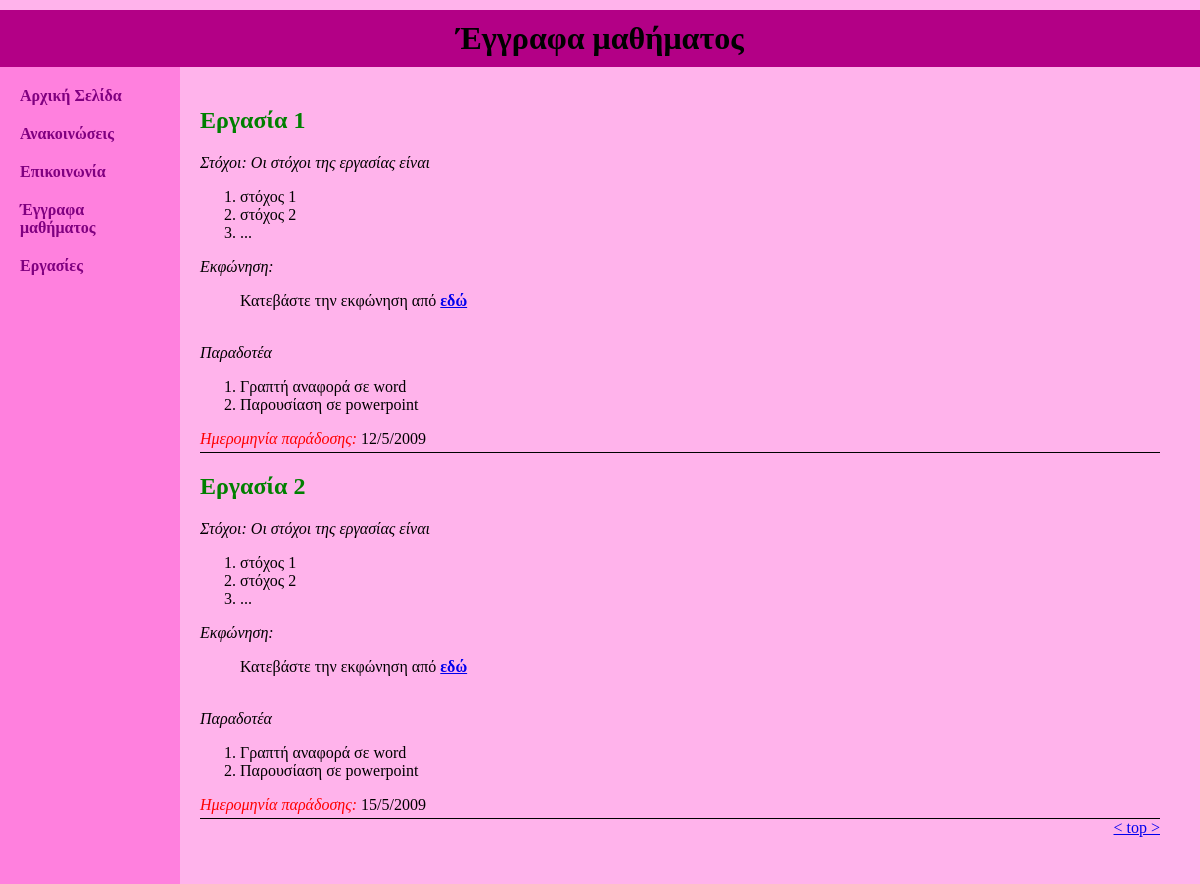
/homework.php (signed in), run on the app's committed database.
### tables this page shows
CREATE TABLE `projects` (
`id` int(11) NOT NULL,
  `goals` text NOT NULL,
  `path` text NOT NULL,
  `delivelables` text NOT NULL,
  `date` text NOT NULL
);

### homework.php (the view, shortened to what this page needs)
<!DOCTYPE html>
<html>
    <head>
        <link rel="stylesheet" href="main.css">
    </head>
    <body>
    <div name="top" class="header">
        <h1> Έγγραφα μαθήματος </h1>
    </div>
    <div class="navigation">
        <ul>
            <li><a href="index.php">Αρχική Σελίδα</a></li>
            <li><a href="announcement.php">Ανακοινώσεις</a></li>
            <li><a href="communication.php">Επικοινωνία</a></li>
            <li><a href="documents.php">Έγγραφα μαθήματος</a></li>
            <li><a href="homework.php">Εργασίες</a></li>
        </ul>
    </div>
    <div class="content">
 <?php
    include 'create-link.php';
    $query = "SELECT * FROM projects";
    $results = mysqli_query($link, $query);
        while ($row = mysqli_fetch_row($results)) { ?>
         <div class="announcement">
        <h2>Εργασία <?php echo $row[0]; ?></h2>
        <i>Στόχοι: Οι στόχοι της εργασίας είναι </i> <br>
            <ol>
            <?php
                $string = $row[1];
                $token = strtok($string,",");
                while ($token !== false) {
                    echo '<li> ' . $token . '</li>';
                     $token = strtok(",");
                }
             ?>
            </ol>
            <i>Εκφώνηση: </i> <br>
            <ul><li>Κατεβάστε την εκφώνηση από <strong><a href="documents/<?php echo $row[2]; ?>" download>εδώ</a></strong> </li> </ul>
        <br>
        <i> Παραδοτέα </i> <br>
            <ol>
            <?php
                $string = $row[3];
                $token = strtok($string,",");
                while ($token !== false) {
                    echo '<li> ' . $token . '</li>';
                     $token = strtok(",");
                }
             ?>
            </ol>
        <i class='red'>Ημερομηνία παράδοσης: </i> <?php echo $row[4];?>
    </div>
       <?php }
          ?>
    <a id="top" href="#top">< top ></a>
    </div>
    </body>
</html>

### main.css (style rules this page uses)
body { margin: 0 auto; font-family: san-serif; background-color: #ffb3eb; }
.header { vertical-align: top; }
.header h1 { background-color: #b30086; margin: 0; margin-top: 10px; text-align: center; padding: 10px; }
.navigation { float: left; background-color: #ff80de; margin: 0px; width: 15%; min-height: 1000px; }
.navigation ul { list-style: none; padding:0; margin:20px; }
.navigation ul li { margin-top: 20px; text-decoration: none; }
.navigation ul li a { margin-top: 20px; text-decoration: none; color: purple; font-size: 100%; font-weight: bold; }
.content { float: left; height: 100%; background-color: #ffb3eb; width: 80%; padding: 20px; }
.announcement { border-bottom: solid 1px black; padding-bottom: 4px; }
.announcement ul { list-style: none; }
.announcement h2 { color: green; }
#top { float: right; }
.red { color: red; font-size: bold; }

### data on the page
projects: id "1", goals "στόχος 1", token "στόχος 2", token "...", delivelables "Γραπτή αναφορά σε word", token "Παρουσίαση σε powerpoint", date "12/5/2009"
projects: id "2", goals "στόχος 1", token "στόχος 2", token "...", delivelables "Γραπτή αναφορά σε word", token "Παρουσίαση σε powerpoint", date "15/5/2009"
